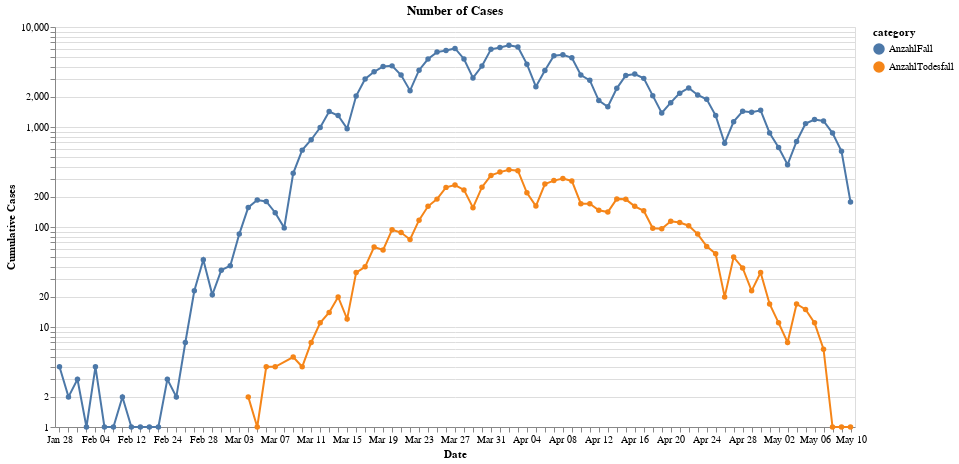

Notebook code cell kept with this figure:
### Code cell
alt.Chart(df_daily.loc[df_daily['Number']>0])\
        .mark_line(point=True)\
        .encode(x=alt.X('monthdate(Meldedatum):O', title='Date'),\
                y=alt.Y('mean(Number):Q', title='Cumulative Cases',\
                       scale=alt.Scale(type='log')),\
                color='category')\
        .properties(width=800, height=400, title='Number of Cases')

### Figure 1 — Vega-Lite specification as saved in the notebook (floating-point values rounded to 4 significant figures; data arrays with more than 128 entries replaced by an {"elided": "..."} marker saying what was removed)
{"config": {"view": {"continuousWidth": 400, "continuousHeight": 300}}, "data": {"name": "data-5d864f33833b024caf2fbbade9c03f22"}, "mark": {"type": "line", "point": true}, "encoding": {"color": {"type": "nominal", "field": "category"}, "x": {"type": "ordinal", "field": "Meldedatum", "timeUnit": "monthdate", "title": "Date"}, "y": {"type": "quantitative", "aggregate": "mean", "field": "Number", "scale": {"type": "log"}, "title": "Cumulative Cases"}}, "height": 400, "title": "Number of Cases", "width": 800, "$schema": "https://vega.github.io/schema/vega-lite/v4.8.1.json", "datasets": {"data-5d864f33833b024caf2fbbade9c03f22": {"elided": "156 records"}}}
